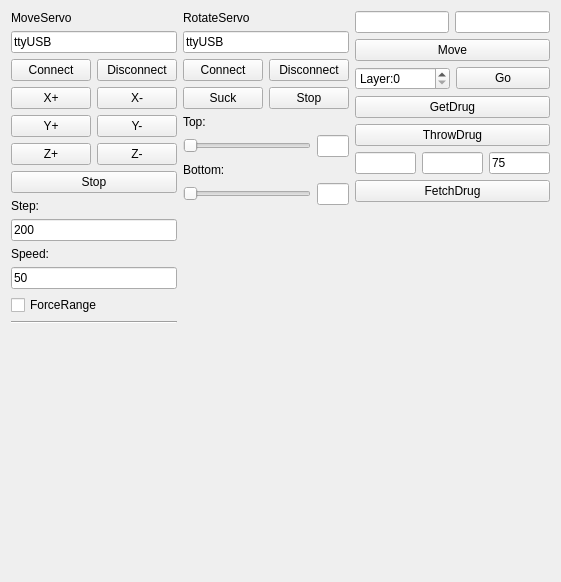
<?xml version="1.0" encoding="UTF-8"?>
<ui version="4.0">
 <class>ServoTestDialog</class>
 <widget class="QDialog" name="ServoTestDialog">
  <property name="geometry">
   <rect>
    <x>0</x>
    <y>0</y>
    <width>561</width>
    <height>582</height>
   </rect>
  </property>
  <property name="focusPolicy">
   <enum>Qt::ClickFocus</enum>
  </property>
  <property name="windowTitle">
   <string>ServoTest</string>
  </property>
  <layout class="QVBoxLayout" name="verticalLayout_4">
   <item>
    <layout class="QHBoxLayout" name="horizontalLayout_6">
     <item>
      <layout class="QVBoxLayout" name="verticalLayout">
       <item>
        <widget class="QLabel" name="label">
         <property name="sizePolicy">
          <sizepolicy hsizetype="Preferred" vsizetype="Fixed">
           <horstretch>0</horstretch>
           <verstretch>0</verstretch>
          </sizepolicy>
         </property>
         <property name="text">
          <string>MoveServo</string>
         </property>
        </widget>
       </item>
       <item>
        <widget class="QLineEdit" name="movePortEdit">
         <property name="focusPolicy">
          <enum>Qt::ClickFocus</enum>
         </property>
         <property name="text">
          <string>ttyUSB</string>
         </property>
        </widget>
       </item>
       <item>
        <layout class="QHBoxLayout" name="horizontalLayout_4">
         <item>
          <widget class="QPushButton" name="moveConnectButton">
           <property name="focusPolicy">
            <enum>Qt::NoFocus</enum>
           </property>
           <property name="text">
            <string>Connect</string>
           </property>
          </widget>
         </item>
         <item>
          <widget class="QPushButton" name="moveDisconnectButton">
           <property name="focusPolicy">
            <enum>Qt::NoFocus</enum>
           </property>
           <property name="text">
            <string>Disconnect</string>
           </property>
          </widget>
         </item>
        </layout>
       </item>
       <item>
        <layout class="QGridLayout" name="gridLayout">
         <item row="2" column="0">
          <widget class="QPushButton" name="moveZPButton">
           <property name="focusPolicy">
            <enum>Qt::NoFocus</enum>
           </property>
           <property name="text">
            <string>Z+</string>
           </property>
          </widget>
         </item>
         <item row="0" column="0">
          <widget class="QPushButton" name="moveXPButton">
           <property name="focusPolicy">
            <enum>Qt::NoFocus</enum>
           </property>
           <property name="text">
            <string>X+</string>
           </property>
          </widget>
         </item>
         <item row="1" column="0">
          <widget class="QPushButton" name="moveYPButton">
           <property name="focusPolicy">
            <enum>Qt::NoFocus</enum>
           </property>
           <property name="text">
            <string>Y+</string>
           </property>
          </widget>
         </item>
         <item row="0" column="1">
          <widget class="QPushButton" name="moveXNButton">
           <property name="focusPolicy">
            <enum>Qt::NoFocus</enum>
           </property>
           <property name="text">
            <string>X-</string>
           </property>
          </widget>
         </item>
         <item row="2" column="1">
          <widget class="QPushButton" name="moveZNButton">
           <property name="focusPolicy">
            <enum>Qt::NoFocus</enum>
           </property>
           <property name="text">
            <string>Z-</string>
           </property>
          </widget>
         </item>
         <item row="1" column="1">
          <widget class="QPushButton" name="moveYNButton">
           <property name="focusPolicy">
            <enum>Qt::NoFocus</enum>
           </property>
           <property name="text">
            <string>Y-</string>
           </property>
          </widget>
         </item>
        </layout>
       </item>
       <item>
        <widget class="QPushButton" name="moveStopButton">
         <property name="focusPolicy">
          <enum>Qt::NoFocus</enum>
         </property>
         <property name="text">
          <string>Stop</string>
         </property>
        </widget>
       </item>
       <item>
        <widget class="QLabel" name="label_3">
         <property name="text">
          <string>Step:</string>
         </property>
        </widget>
       </item>
       <item>
        <widget class="QLineEdit" name="moveStepEdit">
         <property name="focusPolicy">
          <enum>Qt::ClickFocus</enum>
         </property>
         <property name="text">
          <string>200</string>
         </property>
        </widget>
       </item>
       <item>
        <widget class="QLabel" name="label_4">
         <property name="text">
          <string>Speed:</string>
         </property>
        </widget>
       </item>
       <item>
        <widget class="QLineEdit" name="moveSpeedEdit">
         <property name="focusPolicy">
          <enum>Qt::ClickFocus</enum>
         </property>
         <property name="text">
          <string>50</string>
         </property>
        </widget>
       </item>
       <item>
        <widget class="QCheckBox" name="moveForceRangeBox">
         <property name="focusPolicy">
          <enum>Qt::ClickFocus</enum>
         </property>
         <property name="text">
          <string>ForceRange</string>
         </property>
        </widget>
       </item>
       <item>
        <widget class="Line" name="line">
         <property name="orientation">
          <enum>Qt::Horizontal</enum>
         </property>
        </widget>
       </item>
       <item>
        <widget class="QLabel" name="moveRunningLabel">
         <property name="text">
          <string/>
         </property>
        </widget>
       </item>
       <item>
        <layout class="QHBoxLayout" name="horizontalLayout_9">
         <item>
          <widget class="QLabel" name="moveXLabel">
           <property name="text">
            <string/>
           </property>
          </widget>
         </item>
         <item>
          <widget class="QLabel" name="moveYLabel">
           <property name="text">
            <string/>
           </property>
          </widget>
         </item>
         <item>
          <widget class="QLabel" name="moveZLabel">
           <property name="text">
            <string/>
           </property>
          </widget>
         </item>
        </layout>
       </item>
      </layout>
     </item>
     <item>
      <layout class="QVBoxLayout" name="verticalLayout_2">
       <item>
        <widget class="QLabel" name="label_2">
         <property name="sizePolicy">
          <sizepolicy hsizetype="Preferred" vsizetype="Fixed">
           <horstretch>0</horstretch>
           <verstretch>0</verstretch>
          </sizepolicy>
         </property>
         <property name="text">
          <string>RotateServo</string>
         </property>
        </widget>
       </item>
       <item>
        <widget class="QLineEdit" name="rotatePortEdit">
         <property name="focusPolicy">
          <enum>Qt::ClickFocus</enum>
         </property>
         <property name="text">
          <string>ttyUSB</string>
         </property>
        </widget>
       </item>
       <item>
        <layout class="QHBoxLayout" name="horizontalLayout_5">
         <item>
          <widget class="QPushButton" name="rotateConnectButton">
           <property name="focusPolicy">
            <enum>Qt::NoFocus</enum>
           </property>
           <property name="text">
            <string>Connect</string>
           </property>
          </widget>
         </item>
         <item>
          <widget class="QPushButton" name="rotateDisconnectButton">
           <property name="focusPolicy">
            <enum>Qt::NoFocus</enum>
           </property>
           <property name="text">
            <string>Disconnect</string>
           </property>
          </widget>
         </item>
        </layout>
       </item>
       <item>
        <layout class="QHBoxLayout" name="horizontalLayout_3">
         <item>
          <widget class="QPushButton" name="rotateSuckButton">
           <property name="focusPolicy">
            <enum>Qt::NoFocus</enum>
           </property>
           <property name="text">
            <string>Suck</string>
           </property>
          </widget>
         </item>
         <item>
          <widget class="QPushButton" name="rotateStopSuckButton">
           <property name="focusPolicy">
            <enum>Qt::NoFocus</enum>
           </property>
           <property name="text">
            <string>Stop</string>
           </property>
          </widget>
         </item>
        </layout>
       </item>
       <item>
        <widget class="QLabel" name="label_5">
         <property name="text">
          <string>Top:</string>
         </property>
        </widget>
       </item>
       <item>
        <layout class="QHBoxLayout" name="horizontalLayout">
         <item>
          <widget class="QSlider" name="rotateTopSlider">
           <property name="sizePolicy">
            <sizepolicy hsizetype="Expanding" vsizetype="Fixed">
             <horstretch>4</horstretch>
             <verstretch>0</verstretch>
            </sizepolicy>
           </property>
           <property name="minimum">
            <number>500</number>
           </property>
           <property name="maximum">
            <number>2500</number>
           </property>
           <property name="pageStep">
            <number>100</number>
           </property>
           <property name="orientation">
            <enum>Qt::Horizontal</enum>
           </property>
          </widget>
         </item>
         <item>
          <widget class="QLineEdit" name="rotateTopEdit">
           <property name="sizePolicy">
            <sizepolicy hsizetype="Expanding" vsizetype="Fixed">
             <horstretch>1</horstretch>
             <verstretch>0</verstretch>
            </sizepolicy>
           </property>
           <property name="focusPolicy">
            <enum>Qt::ClickFocus</enum>
           </property>
          </widget>
         </item>
        </layout>
       </item>
       <item>
        <widget class="QLabel" name="label_6">
         <property name="text">
          <string>Bottom:</string>
         </property>
        </widget>
       </item>
       <item>
        <layout class="QHBoxLayout" name="horizontalLayout_2">
         <item>
          <widget class="QSlider" name="rotateBottomSlider">
           <property name="sizePolicy">
            <sizepolicy hsizetype="Expanding" vsizetype="Fixed">
             <horstretch>4</horstretch>
             <verstretch>0</verstretch>
            </sizepolicy>
           </property>
           <property name="minimum">
            <number>500</number>
           </property>
           <property name="maximum">
            <number>2500</number>
           </property>
           <property name="pageStep">
            <number>100</number>
           </property>
           <property name="orientation">
            <enum>Qt::Horizontal</enum>
           </property>
          </widget>
         </item>
         <item>
          <widget class="QLineEdit" name="rotateBottomEdit">
           <property name="sizePolicy">
            <sizepolicy hsizetype="Expanding" vsizetype="Fixed">
             <horstretch>1</horstretch>
             <verstretch>0</verstretch>
            </sizepolicy>
           </property>
           <property name="focusPolicy">
            <enum>Qt::ClickFocus</enum>
           </property>
          </widget>
         </item>
        </layout>
       </item>
       <item>
        <spacer name="verticalSpacer_2">
         <property name="orientation">
          <enum>Qt::Vertical</enum>
         </property>
         <property name="sizeHint" stdset="0">
          <size>
           <width>20</width>
           <height>40</height>
          </size>
         </property>
        </spacer>
       </item>
      </layout>
     </item>
     <item>
      <layout class="QVBoxLayout" name="verticalLayout_3">
       <item>
        <layout class="QHBoxLayout" name="horizontalLayout_7">
         <item>
          <widget class="QLineEdit" name="movePosXEdit">
           <property name="focusPolicy">
            <enum>Qt::ClickFocus</enum>
           </property>
          </widget>
         </item>
         <item>
          <widget class="QLineEdit" name="movePosYEdit">
           <property name="focusPolicy">
            <enum>Qt::ClickFocus</enum>
           </property>
          </widget>
         </item>
        </layout>
       </item>
       <item>
        <widget class="QPushButton" name="moveToButton">
         <property name="focusPolicy">
          <enum>Qt::NoFocus</enum>
         </property>
         <property name="text">
          <string>Move</string>
         </property>
        </widget>
       </item>
       <item>
        <layout class="QHBoxLayout" name="horizontalLayout_8">
         <item>
          <widget class="QSpinBox" name="moveLayerBox">
           <property name="focusPolicy">
            <enum>Qt::ClickFocus</enum>
           </property>
           <property name="suffix">
            <string/>
           </property>
           <property name="prefix">
            <string>Layer:</string>
           </property>
           <property name="maximum">
            <number>5</number>
           </property>
          </widget>
         </item>
         <item>
          <widget class="QPushButton" name="goToLayerButton">
           <property name="focusPolicy">
            <enum>Qt::NoFocus</enum>
           </property>
           <property name="text">
            <string>Go</string>
           </property>
          </widget>
         </item>
        </layout>
       </item>
       <item>
        <widget class="QPushButton" name="getDrugButton">
         <property name="focusPolicy">
          <enum>Qt::NoFocus</enum>
         </property>
         <property name="text">
          <string>GetDrug</string>
         </property>
        </widget>
       </item>
       <item>
        <widget class="QPushButton" name="throwDrugButton">
         <property name="focusPolicy">
          <enum>Qt::NoFocus</enum>
         </property>
         <property name="text">
          <string>ThrowDrug</string>
         </property>
        </widget>
       </item>
       <item>
        <layout class="QHBoxLayout" name="horizontalLayout_10">
         <item>
          <widget class="QLineEdit" name="fetchXEdit">
           <property name="focusPolicy">
            <enum>Qt::ClickFocus</enum>
           </property>
          </widget>
         </item>
         <item>
          <widget class="QLineEdit" name="fetchYEdit">
           <property name="focusPolicy">
            <enum>Qt::ClickFocus</enum>
           </property>
          </widget>
         </item>
         <item>
          <widget class="QLineEdit" name="fetchDepthEdit">
           <property name="focusPolicy">
            <enum>Qt::ClickFocus</enum>
           </property>
           <property name="text">
            <string>75</string>
           </property>
          </widget>
         </item>
        </layout>
       </item>
       <item>
        <widget class="QPushButton" name="fetchDrugButton">
         <property name="focusPolicy">
          <enum>Qt::NoFocus</enum>
         </property>
         <property name="text">
          <string>FetchDrug</string>
         </property>
        </widget>
       </item>
       <item>
        <spacer name="verticalSpacer_3">
         <property name="orientation">
          <enum>Qt::Vertical</enum>
         </property>
         <property name="sizeHint" stdset="0">
          <size>
           <width>20</width>
           <height>40</height>
          </size>
         </property>
        </spacer>
       </item>
      </layout>
     </item>
    </layout>
   </item>
   <item>
    <spacer name="verticalSpacer">
     <property name="orientation">
      <enum>Qt::Vertical</enum>
     </property>
     <property name="sizeHint" stdset="0">
      <size>
       <width>20</width>
       <height>40</height>
      </size>
     </property>
    </spacer>
   </item>
  </layout>
 </widget>
 <resources/>
 <connections/>
</ui>
